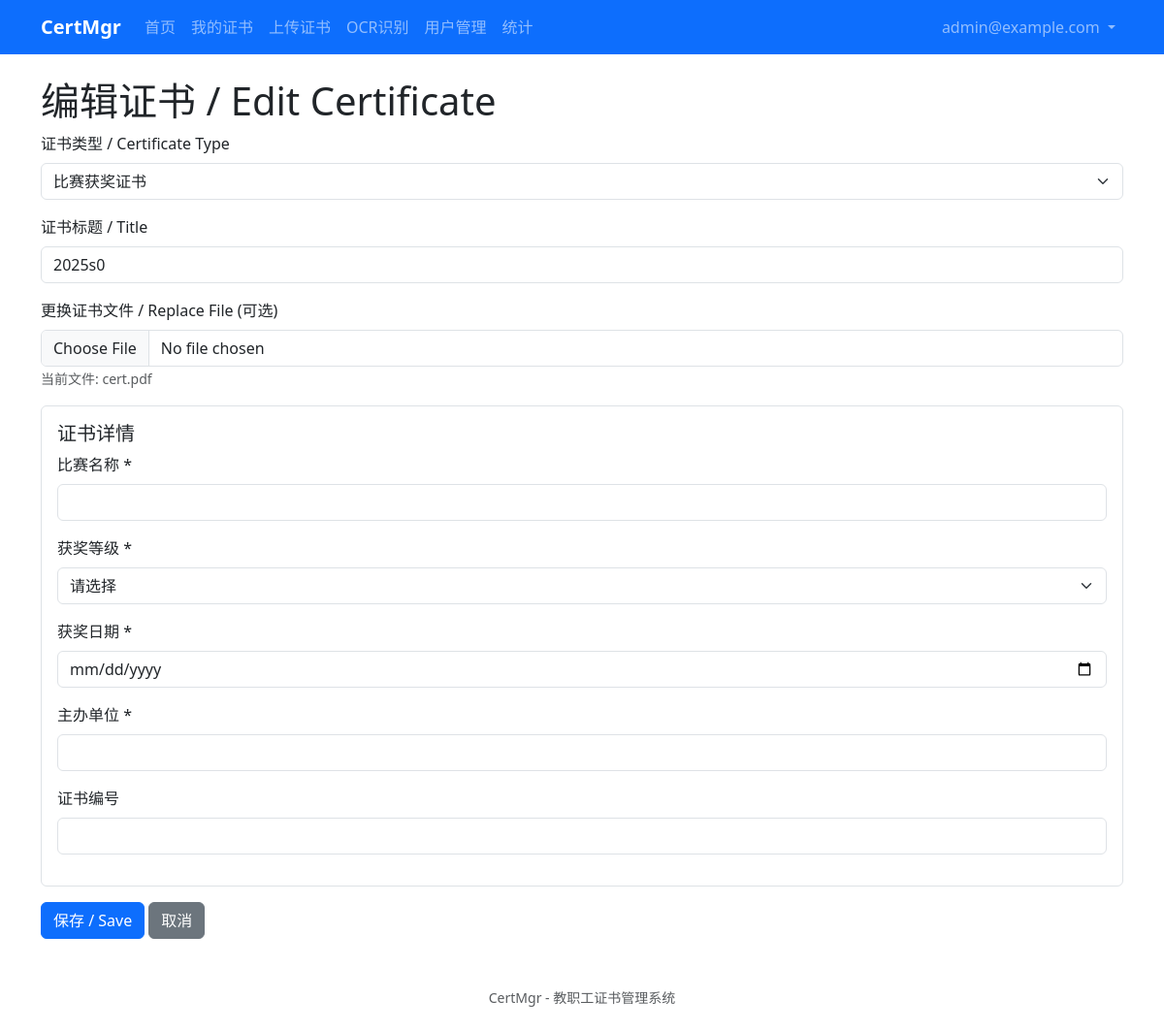
The app's page /certificates/1/edit (signed in), older data.
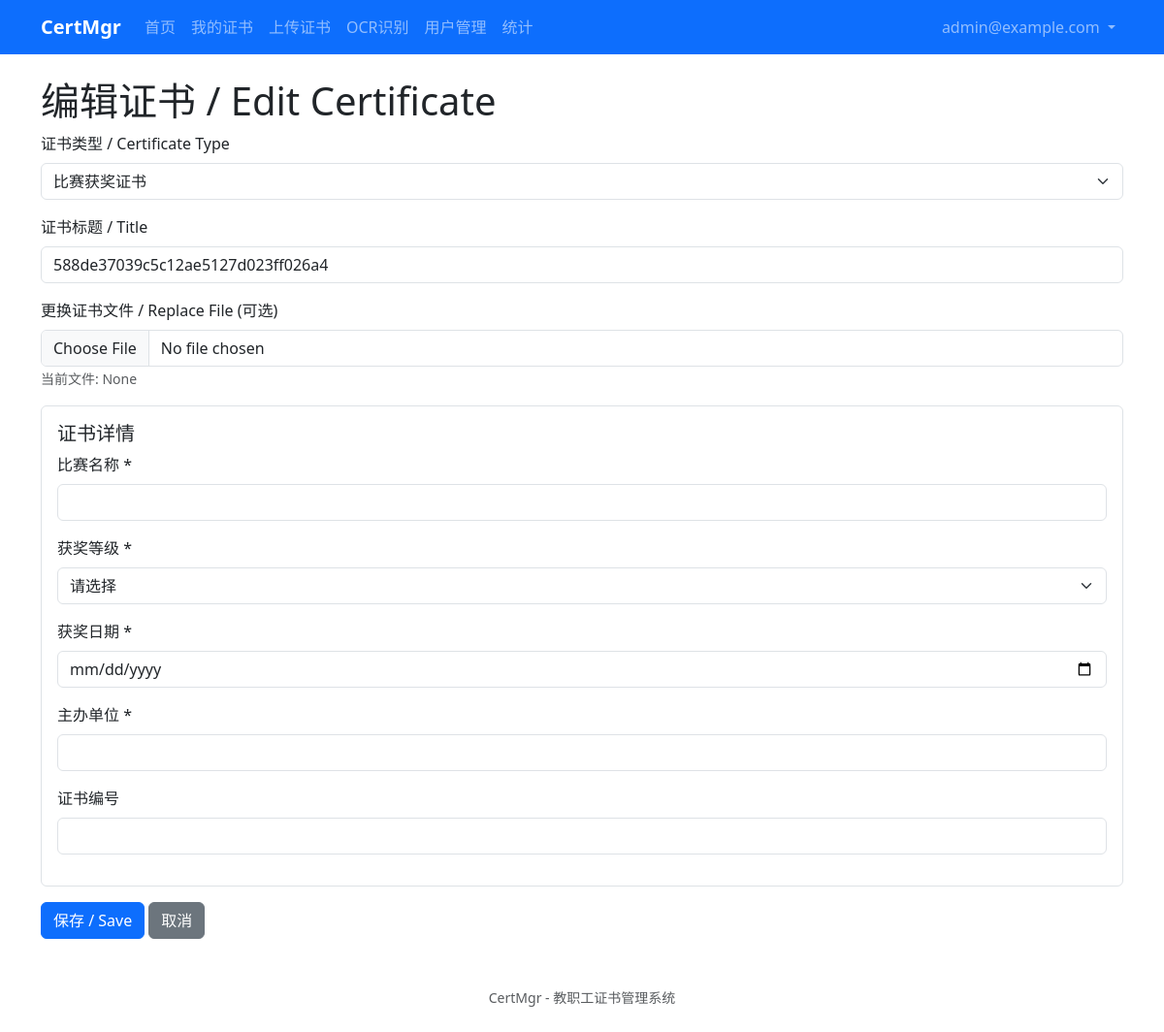
The same page, newer data.
### app/models/certificate.py (models this page shows, shortened)
class Certificate(db.Model):
    __tablename__ = 'certificates'
    id = db.Column(db.Integer, primary_key=True)
    user_id = db.Column(db.Integer, db.ForeignKey('users.id'), nullable=False, index=True)
    certificate_type_id = db.Column(db.Integer, db.ForeignKey('certificate_types.id'), nullable=False)
    title = db.Column(db.String(200), nullable=False)
    file_path = db.Column(db.String(500), nullable=False)
    original_filename = db.Column(db.String(255))
    file_size = db.Column(db.Integer)
    file_mime_type = db.Column(db.String(100))
    fields = db.Column(db.JSON)
    created_at = db.Column(db.DateTime, default=datetime.utcnow)
    updated_at = db.Column(db.DateTime, default=datetime.utcnow, onupdate=datetime.utcnow)
    owner = db.relationship('User', backref=db.backref('certificates', lazy='dynamic'))
    certificate_type = db.relationship('CertificateType', backref=db.backref('certificates', lazy='dynamic'))

### app/blueprints/certificates/routes.py (the view, shortened to what this page needs)
@certificates_bp.route('/<int:cert_id>/edit', methods=['GET', 'POST'])
@login_required
def edit(cert_id):
    certificate = Certificate.query.get_or_404(cert_id)
    if not current_user.is_admin and certificate.user_id != current_user.id:
        abort(403)
    form = CertificateEditForm()
    if request.method == 'GET':
        form.title.data = certificate.title
        form.certificate_type_id.data = certificate.certificate_type_id
    return render_template('certificates/edit.html', form=form, certificate=certificate, FIELD_SCHEMAS=FIELD_SCHEMAS)

### app/blueprints/certificates/forms.py
class CertificateEditForm(FlaskForm):
    certificate_type_id = SelectField('证书类型 / Certificate Type', coerce=int, validators=[DataRequired(message='请选择证书类型')])
    title = StringField('证书标题 / Title', validators=[DataRequired(message='请输入证书标题')])
    file = FileField('证书文件 / Certificate File', validators=[Optional()])
    submit = SubmitField('保存 / Save')
    def __init__(self, *args, **kwargs):
        super().__init__(*args, **kwargs)
        from app.models.certificate import CertificateType
        self.certificate_type_id.choices = [
            (ct.id, ct.name) for ct in CertificateType.query.order_by('name').all()
        ]

### app/templates/certificates/edit.html (shortened to what this page needs)
{% extends "base.html" %}
{% block content %}
<h1>编辑证书 / Edit Certificate</h1>
<form method="POST" enctype="multipart/form-data" id="certificate-form">
    <div class="mb-3">
        {{ form.certificate_type_id.label(class="form-label") }}
        {{ form.certificate_type_id(class="form-select", id="certificate_type_id") }}
    </div>
    <div class="mb-3">
        {{ form.title.label(class="form-label") }}
        {{ form.title(class="form-control") }}
    </div>
    <div class="mb-3">
        <label class="form-label">更换证书文件 / Replace File (可选)</label>
        {{ form.file(class="form-control", accept=".pdf,.png,.jpg,.jpeg,.gif") }}
        <small class="text-muted">当前文件: {{ certificate.original_filename }}</small>
    </div>
    <div id="dynamic-fields-container" class="border rounded p-3 mb-3" style="display: none;">
        <h5>证书详情</h5>
        <div id="dynamic-fields-content"></div>
    </div>
    {{ form.submit(class="btn btn-primary") }}
    <a href="{{ url_for('certificates.detail', cert_id=certificate.id) }}" class="btn btn-secondary">取消</a>
</form>
{% endblock %}

Row changes from the older to the newer data that the page shows:
changed Certificate "比赛获奖证书": title "2025s0" → "588de37039c5c12ae5127d023ff026a4"; original_filename "cert.pdf" → "None"
